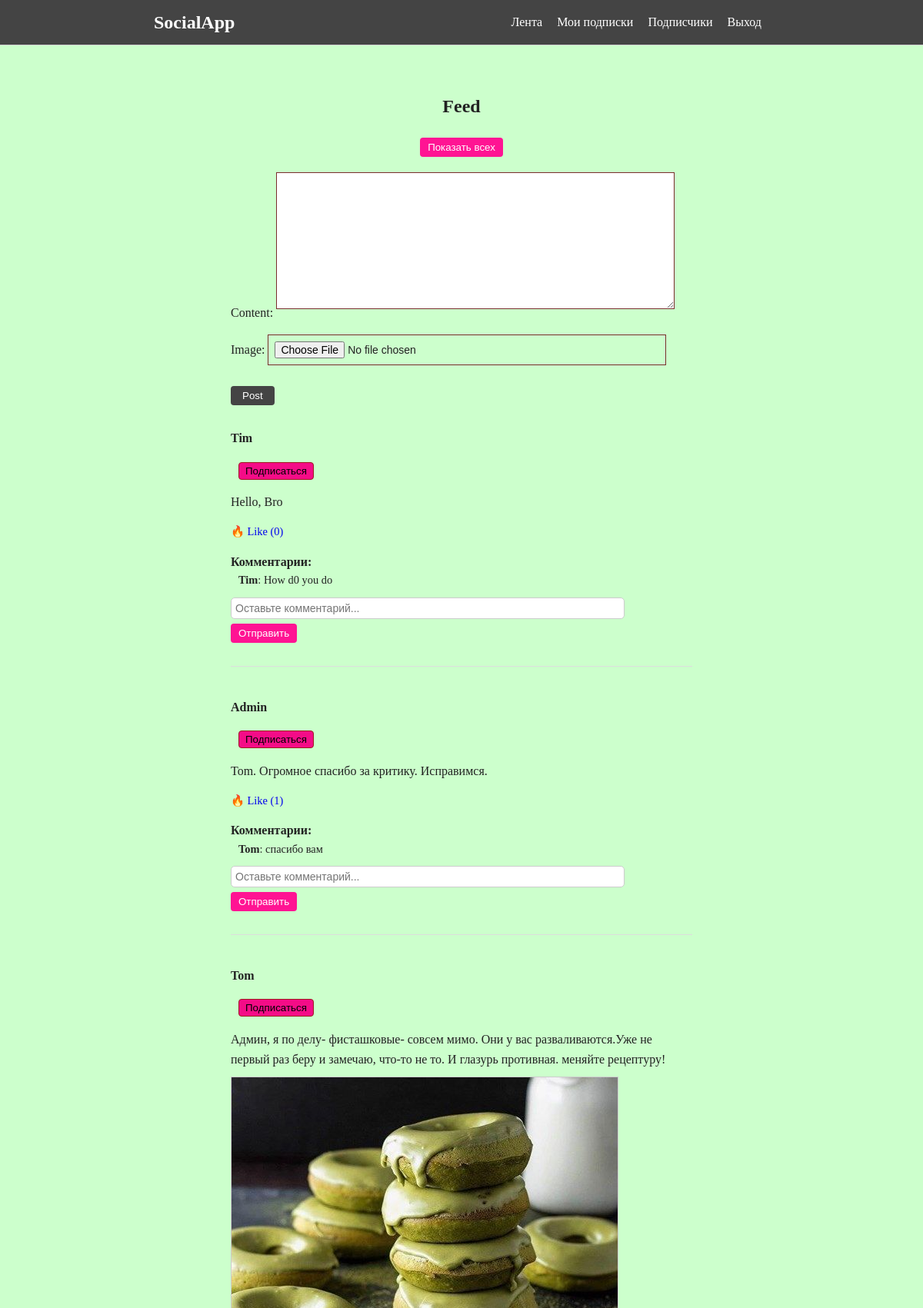
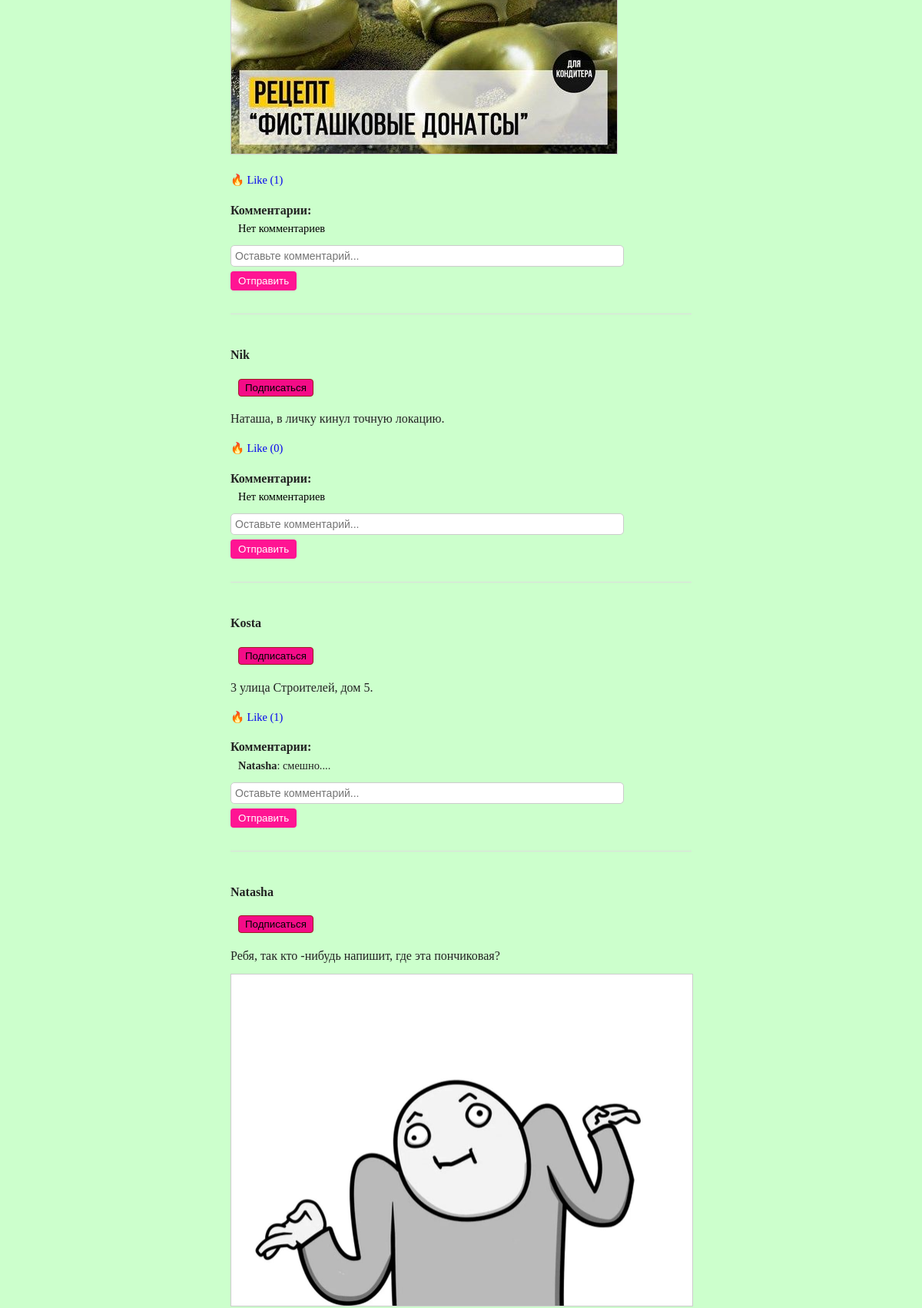
The page /feed/ (signed in, upper part) on the database its author committed (2 pictures, top to bottom).
### main/models.py (models this page shows, shortened)
class Post(models.Model):
    author = models.ForeignKey(User, on_delete=models.CASCADE)
    content = models.TextField()
    image = models.ImageField(upload_to='post_images/', blank=True, null=True)  # ✅ новое поле
    created_at = models.DateTimeField(auto_now_add=True)
    likes = models.ManyToManyField(User, related_name='liked_posts', blank=True)

class Comment(models.Model):
    post = models.ForeignKey(Post, on_delete=models.CASCADE, related_name='comments')
    user = models.ForeignKey(User, on_delete=models.CASCADE)
    content = models.TextField()
    created_at = models.DateTimeField(auto_now_add=True)

### main/views.py (the view)
# urls.py: path('feed/', views.index_view, name='index'),
@login_required
def index_view(request):
    show_all = request.GET.get('all') == '1'
    if show_all:
        posts = Post.objects.all().order_by('-created_at')
    else:
        following_ids = Follow.objects.filter(
            follower=request.user
        ).values_list('following_id', flat=True)
        if following_ids:
            posts = Post.objects.filter(
                author__id__in=following_ids
            ).order_by('-created_at')
        else:
            posts = Post.objects.all().order_by('-created_at')
    form = PostForm(request.POST or None, request.FILES or None)
    if form.is_valid():
        new_post = form.save(commit=False)
        new_post.author = request.user
        new_post.save()
        return redirect('index')
    following_users = User.objects.filter(
        id__in=Follow.objects.filter(follower=request.user)
                                .values_list('following_id', flat=True)
    )
    return render(request, 'main/index.html', {
        'posts': posts,
        'form': form,
        'following_users': following_users,
    })

### main/forms.py
class PostForm(forms.ModelForm):
    class Meta:
        model = Post
        fields = ['content', 'image']

### main/templates/main/index.html (shortened to what this page needs)
{% extends 'main/base.html' %}
{% block content %}
<div style="max-width: 600px; margin: auto; padding: 20px;">
  <h2 style="text-align: center; margin-bottom: 20px;">Feed</h2>
  {% if user.is_authenticated %}
    <form method="get" style="text-align: center; margin-bottom: 20px;">
      <button type="submit" name="all" value="1" style="padding: 5px 10px; background: deeppink; color: white; border: none; border-radius: 4px;">Показать всех</button>
    </form>
    <form method="post" enctype="multipart/form-data" style="margin-bottom: 30px;">
      {{ form.as_p }}
      <button type="submit" style="padding: 5px 15px; border: none; background: #444; color: #fff; border-radius: 4px;">Post</button>
    </form>
  {% else %}
    <p style="text-align: center;">You must <a href="{% url 'login' %}">log in</a> to post something.</p>
  {% endif %}
  <ul style="list-style: none; padding: 0;">
    {% for post in posts %}
      <li style="margin-bottom: 40px; border-bottom: 1px solid #ddd; padding-bottom: 10px;">
        <p>
          <strong>{{ post.author }}</strong>
          {% if user != post.author %}
			{% if post.author in following_users %}
              <form method="post" action="{% url 'follow_user' post.author.id %}" style="display:inline;">
                {% csrf_token %}
                <button type="submit" style="margin-left: 10px; padding: 3px 8px; border-radius: 4px;">Отписаться</button>
              </form>
            {% else %}
              <form method="post" action="{% url 'follow_user' post.author.id %}" style="display:inline;">
                <button type="submit" style="margin-left: 10px; padding: 3px 8px; border-radius: 4px;">Подписаться</button>
              </form>
            {% endif %}
          {% endif %}
        </p>
        <p style="margin: 5px 0; white-space: pre-line;">{{ post.content }}</p>
        {% if post.image %}
          <div style="margin: 10px 0;">
            <img src="{{ post.image.url }}" alt="Post Image" style="max-width: 100%; height: auto; border: 1px solid #ccc;">
          </div>
        {% endif %}
        <p style="font-size: 0.9em; color: #9e1e1e;">
          <a href="{% url 'like_post' post.id %}" style="margin-right: 10px; text-decoration: none;">🔥 Like ({{ post.likes.count }})</a>
        </p>
        <div style="margin-top: 10px;">
          <strong>Комментарии:</strong>
          {% for comment in post.comments.all %}
            <div style="margin-left: 10px; font-size: 0.9em;">
              <strong>{{ comment.user.username }}</strong>: {{ comment.content }}
            </div>
          {% empty %}
			<div style="margin-left: 10px; font-size: 0.9em; color: black;">Нет комментариев</div>
          {% endfor %}
        </div>
        {% if user.is_authenticated %}
          <form method="post" action="{% url 'post_detail' post.id %}" style="margin-top: 10px;">
            <input type="text" name="content" placeholder="Оставьте комментарий..." required
              style="width: 100%; padding: 5px; margin-bottom: 5px; border-radius: 5px; border: 1px solid #ccc;">
            <button type="submit" style="padding: 5px 10px; background: deeppink; color: white; border: none; border-radius: 4px;">Отправить</button>
          </form>
        {% endif %}
      </li>
    {% empty %}
      <li>No posts yet.</li>
    {% endfor %}
  </ul>
</div>
{% endblock %}

### main/templates/main/base.html (shortened to what this page needs)
{% load static %}
<!DOCTYPE html>
<html lang="ru">
<head>
  <link rel="stylesheet" href="{% static 'main/styles.css' %}">
</head>
<body>
  <header style="background: #444; color: #fff; padding: 10px 20px;">
    <div style="max-width: 800px; margin: auto; display: flex; align-items: center; justify-content: space-between;">
      <h1 style="margin: 0; font-size: 1.5em;"><a href="{% url 'index' %}" style="color: #fff; text-decoration: none;">SocialApp</a></h1>
      <nav>
        <a href="{% url 'index' %}" style="color: #fff; margin-right: 15px; text-decoration: none;">Лента</a>
        {% if user.is_authenticated %}
          <a href="{% url 'subscriptions' %}" style="color: #fff; margin-right: 15px; text-decoration: none;">Мои подписки</a>
          <a href="{% url 'followers' %}" style="color: #fff; margin-right: 15px; text-decoration: none;">Подписчики</a>
          <a href="{% url 'logout' %}" style="color: #fff; text-decoration: none;">Выход</a>
        {% else %}
          <a href="{% url 'login' %}" style="color: #fff; margin-right: 15px; text-decoration: none;">Вход</a>
          <a href="{% url 'register' %}" style="color: #fff; text-decoration: none;">Регистрация</a>
        {% endif %}
      </nav>
    </div>
  </header>
  <main style="max-width: 800px; margin: 20px auto;">
    {% block content %}{% endblock %}
  </main>
</body>
</html>

### main/static/main/styles.css (style rules this page uses)
body { font-family: Georgia, serif; background-color: #ccffcc; color: #222; line-height: 1.6; margin: 0; padding: 0; }
header { background-color: #f0f0f0; border-bottom: 1px solid #ccc; padding: 10px 0; }
nav a { color: #0e11d8; text-decoration: none; margin-right: 10px; }
form { margin-bottom: 20px; }
input, textarea { width: 100%; max-width: 500px; padding: 8px; font-size: 14px; border: 1px solid #7a2d2d; margin-bottom: 10px; }
button { padding: 6px 12px; background-color: #f40c87; border: 1px solid #9e1e1e; cursor: pointer; }

### rows shown on the page
Post: author "Tim", shows "Подписаться", content "Hello, Bro", likes.count "0"
Comment: user.username "Tim", content "How d0 you do"
Post: author "Admin", shows "Подписаться", content "Tom. Огромное спасибо за критику. Исправимся.", likes.count "1"
Comment: user.username "Tom", content "спасибо вам"
Post: author "Tom", shows "Подписаться", content "Админ, я по делу- фисташковые- совсем мимо. Они у вас разваливаются.Уже не первый раз беру и замечаю, что-то не то. И глазурь противная. меняйте рецептуру!", image (picture), likes.count "1"
Post: author "Nik", shows "Подписаться", content "Наташа, в личку кинул точную локацию.", likes.count "0"
Post: author "Kosta", shows "Подписаться", content "3 улица Строителей, дом 5.", likes.count "1"
Comment: user.username "Natasha", content "смешно...."
Post: author "Natasha", shows "Подписаться", content "Ребя, так кто -нибудь напишит, где эта пончиковая?", image (picture)
